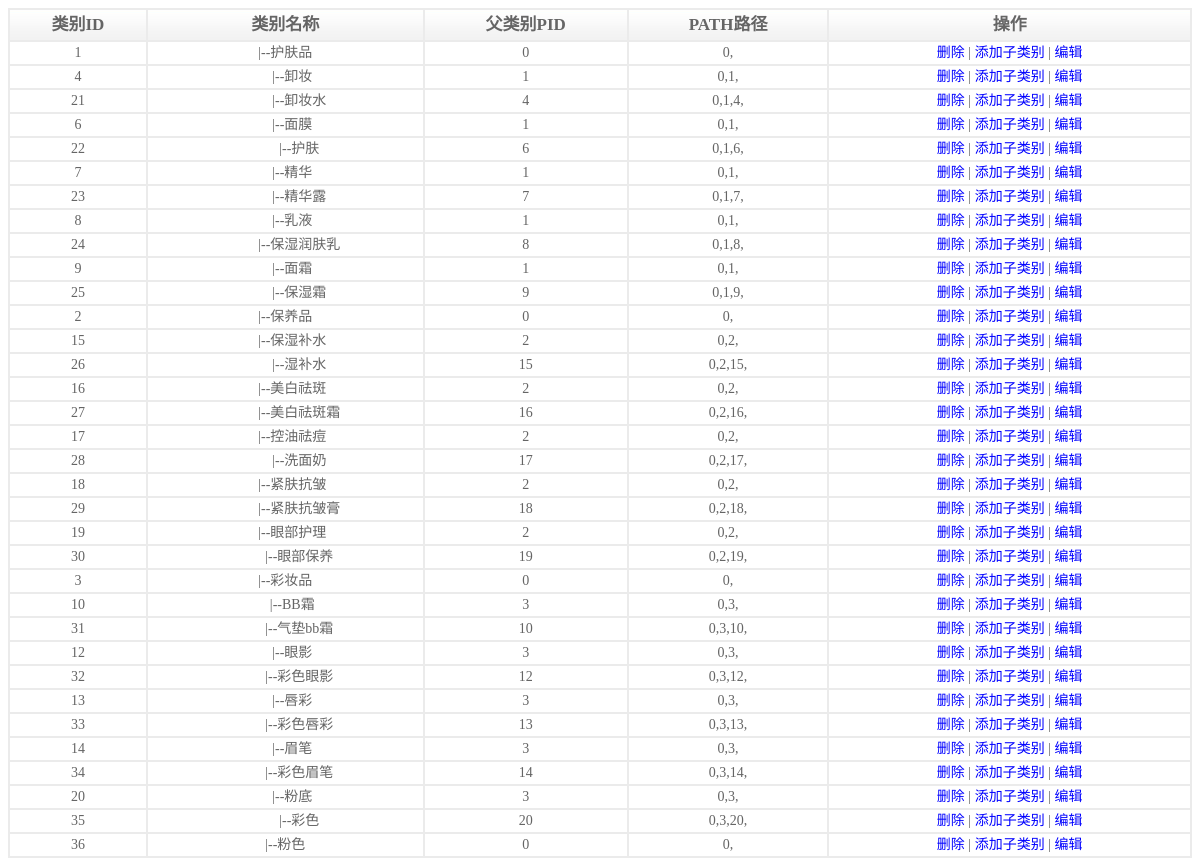
The page /admin/type/index.php on the database its author committed.
### tables this page shows
CREATE TABLE `type` (
  `id` int(11) NOT NULL AUTO_INCREMENT,
  `name` varchar(32) DEFAULT NULL,
  `pid` int(11) DEFAULT '0',
  `path` varchar(255) DEFAULT NULL,
  PRIMARY KEY (`id`)
);

### public/Model.class.php (called while the page is built, shortened)
<?php
class Model
{
	protected $link;
	protected $tableName;
	protected $order = null;
	public function __construct($tableName)
	{
		$this->link = @mysqli_connect(HOST,USER,PASS,DBNAME) or die("数据库连接失败");
		mysqli_set_charset($this->link,"utf8");
		$this->tableName = $tableName;
		$this->loadFields();
	}
	private function loadFields()
	{
		$sql = "desc {$this->tableName}";
		$result = mysqli_query($this->link,$sql);
		while($row = mysqli_fetch_assoc($result)){
			$this->fields[] = $row['Field'];
			if($row['Key']=="PRI"){
				$this->pk = $row['Field'];
			}
		}
	}
	public function select()
	{
		$sql = "select * from {$this->tableName}";
		if(!empty($this->order)){
			$sql .= " order by ".$this->order;
		}
		$result = mysqli_query($this->link,$sql);
		$list = mysqli_fetch_all($result,MYSQLI_ASSOC);
		$this->order = null;
		return $list;
	}
	public function order($order)
	{
		$this->order = $order;
		return $this;
	}
}

### admin/type/index.php (the view, shortened to what this page needs)
<!DOCTYPE html>
<html>
	<head>
	</head>
	<body>
		<center>
			<table class="table" width="100%" >
				<tr>
					<th>类别ID</th>
					<th>类别名称</th>
					<th>父类别PID</th>
					<th>PATH路径</th>
					<th>操作</th>
				</tr>
				<?php
					require("../../public/Model.class.php");
					$mod = new Model("type");
					$map = "concat(path,id)";
					$list = $mod->order($map)->select();
					foreach($list as $row){
						$m = substr_count($row['path'],",")-1;
						$nbsp = str_repeat("&nbsp;",$m*2);
						echo "<tr>";
						echo "<td>{$row['id']}</td>";
						echo "<td>{$nbsp}{$nbsp}|--{$row['name']}</td>";
						echo "<td>{$row['pid']}</td>";
						echo "<td>{$row['path']}</td>";
						echo "<td><a href='action.php?a=del&id={$row['id']}'>删除</a> | <a href='add.php?pid={$row['id']}&path={$row['path']}&name={$row['name']}'>添加子类别</a> | <a href='edit.php?a=update&id={$row['id']}'>编辑</a></td>";
						echo "</tr>";
					}
				 ?>
			</table>
		</center>
	</body>
</html>

### admin/type/index.php (style rules this page uses)
.table { font-size:14px; font-family:宋体; text-align: center; line-height: 20px; border-spacing:0; border-left:1px solid #EBEBEB; border-right:1px solid #EBEBEB; border-bottom:1px solid #EBEBEB; border-top:1px solid #EBEBEB; color: #656565; }
th,td { border:1px solid #EBEBEB; }
th { line-height: 28px; font-size:17px; font-family:幼体; background: rgba(0, 0, 0, 0) url("../include/images/list_bg.jpg") repeat-x scroll 0 0; }
a { color: blue; text-decoration:none; }

### rows shown on the page
type: id "1", name "护肤品", pid "0", path "0,"
type: id "4", name "卸妆", pid "1", path "0,1,"
type: id "21", name "卸妆水", pid "4", path "0,1,4,"
type: id "6", name "面膜", pid "1", path "0,1,"
type: id "22", name "护肤", pid "6", path "0,1,6,"
type: id "7", name "精华", pid "1", path "0,1,"
type: id "23", name "精华露", pid "7", path "0,1,7,"
type: id "8", name "乳液", pid "1", path "0,1,"
type: id "24", name "保湿润肤乳", pid "8", path "0,1,8,"
type: id "9", name "面霜", pid "1", path "0,1,"
type: id "25", name "保湿霜", pid "9", path "0,1,9,"
type: id "2", name "保养品", pid "0", path "0,"
type: id "15", name "保湿补水", pid "2", path "0,2,"
type: id "26", name "湿补水", pid "15", path "0,2,15,"
type: id "16", name "美白祛斑", pid "2", path "0,2,"
type: id "27", name "美白祛斑霜", pid "16", path "0,2,16,"
type: id "17", name "控油祛痘", pid "2", path "0,2,"
type: id "28", name "洗面奶", pid "17", path "0,2,17,"
type: id "18", name "紧肤抗皱", pid "2", path "0,2,"
type: id "29", name "紧肤抗皱膏", pid "18", path "0,2,18,"
type: id "19", name "眼部护理", pid "2", path "0,2,"
type: id "30", name "眼部保养", pid "19", path "0,2,19,"
type: id "3", name "彩妆品", pid "0", path "0,"
type: id "10", name "BB霜", pid "3", path "0,3,"
type: id "31", name "气垫bb霜", pid "10", path "0,3,10,"
type: id "12", name "眼影", pid "3", path "0,3,"
type: id "32", name "彩色眼影", pid "12", path "0,3,12,"
type: id "13", name "唇彩", pid "3", path "0,3,"
type: id "33", name "彩色唇彩", pid "13", path "0,3,13,"
type: id "14", name "眉笔", pid "3", path "0,3,"
type: id "34", name "彩色眉笔", pid "14", path "0,3,14,"
type: id "20", name "粉底", pid "3", path "0,3,"
type: id "35", name "彩色", pid "20", path "0,3,20,"
type: id "36", name "粉色", pid "0", path "0,"
